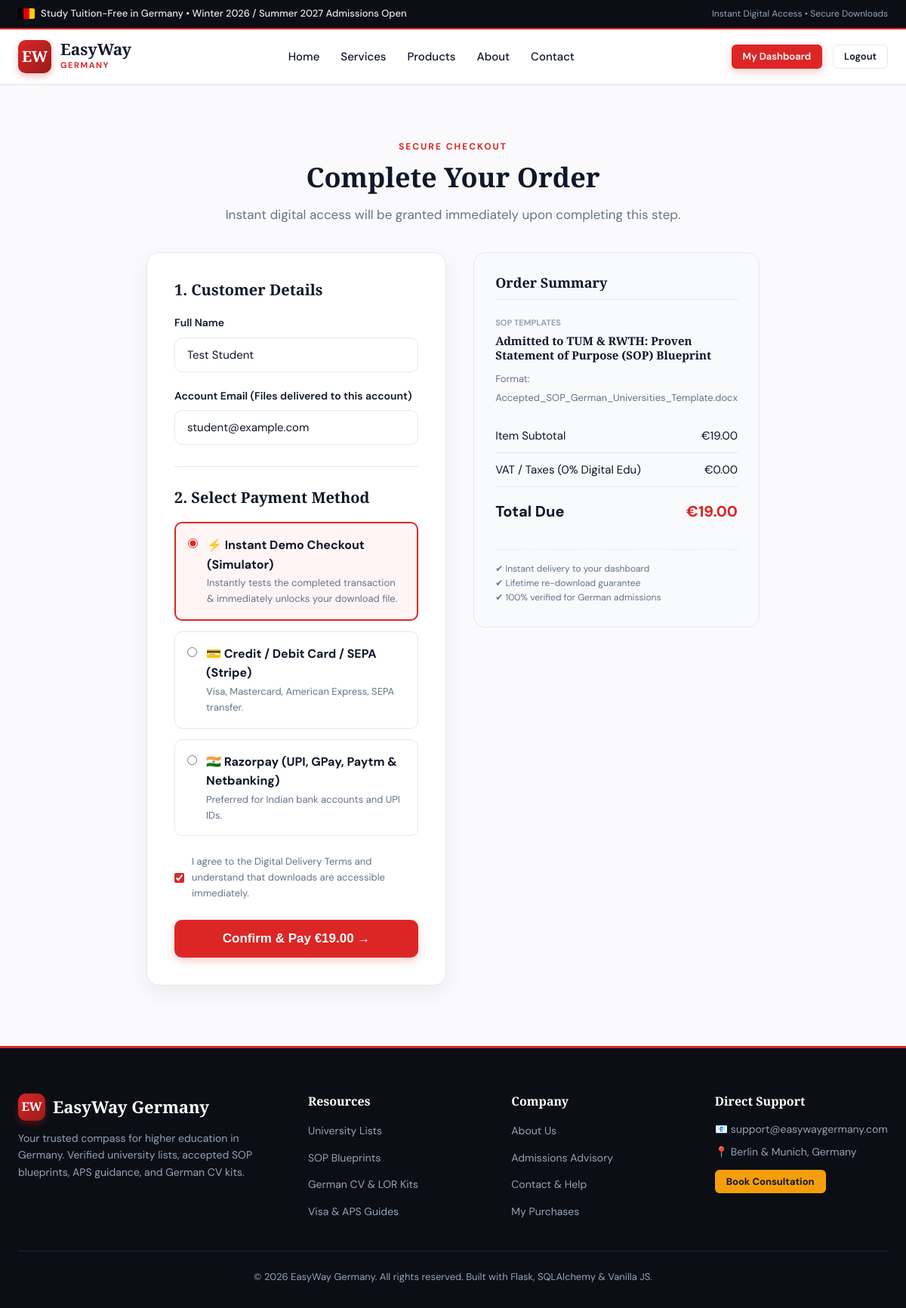
The app's page /checkout/2 (signed in) with its own data.
### app.py (models this page shows, shortened)
class User(UserMixin, db.Model):
    __tablename__ = 'users'
    id = db.Column(db.Integer, primary_key=True)
    email = db.Column(db.String(120), unique=True, nullable=False, index=True)
    full_name = db.Column(db.String(100), nullable=False)
    password_hash = db.Column(db.String(256), nullable=False)
    is_admin = db.Column(db.Boolean, default=False)
    created_at = db.Column(db.DateTime, default=utc_now)
    orders = db.relationship('Order', backref='user', lazy='dynamic')
    def has_purchased(self, product_id):
        if self.is_admin:
            return True
        return self.orders.filter_by(product_id=product_id, status='completed').first() is not None

class Product(db.Model):
    __tablename__ = 'products'
    id = db.Column(db.Integer, primary_key=True)
    title = db.Column(db.String(200), nullable=False)
    slug = db.Column(db.String(200), unique=True, nullable=False)
    short_desc = db.Column(db.String(300), nullable=False)
    description = db.Column(db.Text, nullable=False)
    price = db.Column(db.Float, nullable=False, default=0.0)
    original_price = db.Column(db.Float, nullable=True)
    badge = db.Column(db.String(50), default='')  # e.g., 'Best Seller', 'Top Rated'
    category_id = db.Column(db.Integer, db.ForeignKey('categories.id'), nullable=False)
    file_name = db.Column(db.String(255), nullable=False)  # stored in secure_files/
    file_original_name = db.Column(db.String(255), nullable=False)
    is_active = db.Column(db.Boolean, default=True)
    created_at = db.Column(db.DateTime, default=utc_now)
    orders = db.relationship('Order', backref='product', lazy='dynamic')

class Category(db.Model):
    __tablename__ = 'categories'
    id = db.Column(db.Integer, primary_key=True)
    name = db.Column(db.String(80), unique=True, nullable=False)
    slug = db.Column(db.String(80), unique=True, nullable=False)
    description = db.Column(db.String(255))
    icon = db.Column(db.String(50), default='folder')
    products = db.relationship('Product', backref='category', lazy='dynamic')

### app.py (the view)
@app.route('/checkout/<int:product_id>')
@login_required
def checkout(product_id):
    product = db.get_or_404(Product, product_id)
    if current_user.has_purchased(product.id):
        flash('You already own this digital resource! You can download it directly from your dashboard.', 'info')
        return redirect(url_for('dashboard'))
    return render_template('checkout.html', product=product)

### app.py (called while the page is built)
@login_manager.user_loader
def load_user(user_id):
    return db.session.get(User, int(user_id))

@app.context_processor
def inject_global_data():
    categories = Category.query.all()
    return {
        'nav_categories': categories,
        'current_year': datetime.now(timezone.utc).year
    }

### templates/checkout.html (shortened to what this page needs)
{% extends "base.html" %}
{% block content %}
<section style="padding: 50px 0 80px;">
  <div class="container container-narrow">
    <div style="text-align: center; margin-bottom: 36px;">
      <span class="section-tag">Secure Checkout</span>
      <h1 class="section-title">Complete Your Order</h1>
      <p class="section-desc">Instant digital access will be granted immediately upon completing this step.</p>
    </div>
    <div class="checkout-grid">
      <div class="form-card">
        <form action="{{ url_for('checkout_confirm', product_id=product.id) }}" method="POST">
          <h3 style="font-size: 20px; margin-bottom: 20px;">1. Customer Details</h3>
          <div class="form-group">
            <label class="form-label">Full Name</label>
            <input type="text" class="form-control" value="{{ current_user.full_name }}" readonly>
          </div>
          <div class="form-group">
            <label class="form-label">Account Email (Files delivered to this account)</label>
            <input type="email" class="form-control" value="{{ current_user.email }}" readonly>
          </div>
          <hr style="border: none; border-top: 1px solid var(--border); margin: 28px 0;">
          <h3 style="font-size: 20px; margin-bottom: 20px;">2. Select Payment Method</h3>
          <div style="display: flex; flex-direction: column; gap: 14px; margin-bottom: 24px;">
            <label style="display: flex; align-items: flex-start; gap: 12px; padding: 16px; border: 2px solid var(--primary); border-radius: var(--radius-md); background: #FFF5F5; cursor: pointer;">
              <input type="radio" name="payment_method" value="demo" checked style="margin-top: 4px; accent-color: var(--primary);">
              <div>
                <strong>⚡ Instant Demo Checkout (Simulator)</strong>
                <p style="font-size: 13px; color: var(--text-muted); margin: 2px 0 0;">
                  Instantly tests the completed transaction & immediately unlocks your download file.
                </p>
              </div>
            </label>
            <label style="display: flex; align-items: flex-start; gap: 12px; padding: 16px; border: 1px solid var(--border); border-radius: var(--radius-md); background: #fff; cursor: pointer;">
              <input type="radio" name="payment_method" value="stripe" style="margin-top: 4px; accent-color: var(--primary);">
              <div>
                <strong>💳 Credit / Debit Card / SEPA (Stripe)</strong>
                <p style="font-size: 13px; color: var(--text-muted); margin: 2px 0 0;">
                  Visa, Mastercard, American Express, SEPA transfer.
                </p>
              </div>
            </label>
            <label style="display: flex; align-items: flex-start; gap: 12px; padding: 16px; border: 1px solid var(--border); border-radius: var(--radius-md); background: #fff; cursor: pointer;">
              <input type="radio" name="payment_method" value="razorpay" style="margin-top: 4px; accent-color: var(--primary);">
              <div>
                <strong>🇮🇳 Razorpay (UPI, GPay, Paytm & Netbanking)</strong>
                <p style="font-size: 13px; color: var(--text-muted); margin: 2px 0 0;">
                  Preferred for Indian bank accounts and UPI IDs.
                </p>
              </div>
            </label>
          </div>
          <div style="margin-bottom: 24px;">
            <label style="display: flex; align-items: center; gap: 10px; font-size: 13px; color: var(--text-muted); cursor: pointer;">
              <input type="checkbox" required checked style="accent-color: var(--primary);">
              <span>I agree to the Digital Delivery Terms and understand that downloads are accessible immediately.</span>
            </label>
          </div>
          <button type="submit" class="btn btn-primary btn-lg" style="width: 100%;">
            Confirm & Pay €{{ "%.2f"|format(product.price) }} &rarr;
          </button>
        </form>
      </div>
      <aside>
        <div class="order-summary-box">
          <h3 style="font-size: 18px; margin-bottom: 16px; border-bottom: 1px solid var(--border); padding-bottom: 10px;">
            Order Summary
          </h3>
          <div style="margin-bottom: 16px;">
            <span style="font-size: 11px; text-transform: uppercase; font-weight: 700; color: var(--text-light);">
              {{ product.category.name }}
            </span>
            <h4 style="font-size: 15px; margin: 4px 0 8px;">{{ product.title }}</h4>
            <span style="font-size: 13px; color: var(--text-muted);">Format: {{ product.file_original_name }}</span>
          </div>
          <div class="summary-row">
            <span>Item Subtotal</span>
            <span>€{{ "%.2f"|format(product.price) }}</span>
          </div>
          <div class="summary-row">
            <span>VAT / Taxes (0% Digital Edu)</span>
            <span>€0.00</span>
          </div>
          <div class="summary-row summary-total">
            <span>Total Due</span>
            <span style="color: var(--primary);">€{{ "%.2f"|format(product.price) }}</span>
          </div>
          <div style="margin-top: 24px; padding-top: 16px; border-top: 1px dashed var(--border); font-size: 12px; color: var(--text-muted);">
            <p>✔ Instant delivery to your dashboard</p>
            <p>✔ Lifetime re-download guarantee</p>
            <p>✔ 100% verified for German admissions</p>
          </div>
        </div>
      </aside>
    </div>
  </div>
</section>
{% endblock %}

### static/css/style.css (style rules this page uses)
:root { --primary: #DC2626; --primary-hover: #B91C1C; --primary-light: #FEE2E2; --primary-dark: #991B1B; --secondary: #0F172A; --secondary-light: #1E293B; --accent-gold: #F59E0B; --accent-gold-light: #FEF3C7; --bg-page: #FAFAFC; --bg-surface: #FFFFFF; --bg-muted: #F1F5F9; --text-main: #0F172A; --text-muted: #64748B; --text-light: #94A3B8; --border: #E2E8F0; --border-focus: #DC2626; --font-heading: 'Playfair Display', Georgia, serif; --font-body: 'DM Sans', -apple-system, BlinkMacSystemFont, sans-serif; --shadow-sm: 0 1px 2px 0 rgba(0, 0, 0, 0.05); --shadow-md: 0 4px 6px -1px rgba(0, 0, 0, 0.1), 0 2px 4px -2px rgba(0, 0, 0, 0.05); --shadow-lg: 0 10px 15px -3px rgba(0, 0, 0, 0.1), 0 4px 6px -4px rgba(0, 0, 0, 0.05); --shadow-xl: 0 20px 25px -5px rgba(0, 0, 0, 0.1), 0 8px 10px -6px rgba(0, 0, 0, 0.05); --shadow-card: 0 10px 30px rgba(15, 23, 42, 0.06); --radius-sm: 6px; --radius-md: 10px; --radius-lg: 16px; --radius-full: 9999px; --transition: all 0.25s cubic-bezier(0.4, 0, 0.2, 1); }
*, *::before, *::after { box-sizing: border-box; margin: 0; padding: 0; }
body { font-family: var(--font-body); font-size: 16px; line-height: 1.6; color: var(--text-main); background-color: var(--bg-page); -webkit-font-smoothing: antialiased; min-height: 100vh; display: flex; flex-direction: column; }
h1, h2, h3, h4, .serif-font { font-family: var(--font-heading); color: var(--secondary); line-height: 1.25; font-weight: 700; }
.container { width: 100%; max-width: 1220px; margin: 0 auto; padding: 0 24px; }
.container-narrow { max-width: 860px; }
.btn { display: inline-flex; align-items: center; justify-content: center; gap: 8px; padding: 11px 22px; font-size: 15px; font-weight: 600; border-radius: var(--radius-md); cursor: pointer; border: 1px solid transparent; transition: var(--transition); text-decoration: none; line-height: 1.2; }
.btn-primary { background: var(--primary); color: #FFFFFF !important; box-shadow: 0 4px 12px rgba(220, 38, 38, 0.25); }
.btn-lg { padding: 14px 30px; font-size: 17px; border-radius: var(--radius-md); }
.section-tag { color: var(--primary); text-transform: uppercase; font-size: 12px; letter-spacing: 2px; font-weight: 700; margin-bottom: 8px; display: inline-block; }
.section-title { font-size: 36px; margin-bottom: 14px; }
.section-desc { font-size: 17px; color: var(--text-muted); max-width: 620px; margin: 0 auto; }
.form-card { background: #FFFFFF; border: 1px solid var(--border); border-radius: var(--radius-lg); padding: 36px; box-shadow: var(--shadow-card); }
.form-group { margin-bottom: 20px; }
.form-label { display: block; font-size: 14px; font-weight: 600; color: var(--secondary); margin-bottom: 8px; }
.form-control { width: 100%; padding: 12px 16px; border: 1px solid var(--border); border-radius: var(--radius-md); font-family: var(--font-body); font-size: 15px; color: var(--text-main); background: #FFFFFF; transition: var(--transition); outline: none; }
.checkout-grid { display: grid; grid-template-columns: 1.2fr 0.8fr; gap: 36px; align-items: flex-start; }
.order-summary-box { background: #F8FAFC; border: 1px solid var(--border); border-radius: var(--radius-lg); padding: 28px; }
.summary-row { display: flex; justify-content: space-between; padding: 10px 0; border-bottom: 1px solid var(--border); font-size: 15px; }
.summary-total { font-weight: 800; font-size: 20px; color: var(--secondary); border-bottom: none; padding-top: 16px; }

### records on screen
User: full_name "Test Student", email "student@example.com"
Product: price "19.00", title "Admitted to TUM & RWTH: Proven Statement of Purpose (SOP) Blueprint", file_original_name "Accepted_SOP_German_Universities_Template.docx"
Category: category.name "SOP TEMPLATES"
